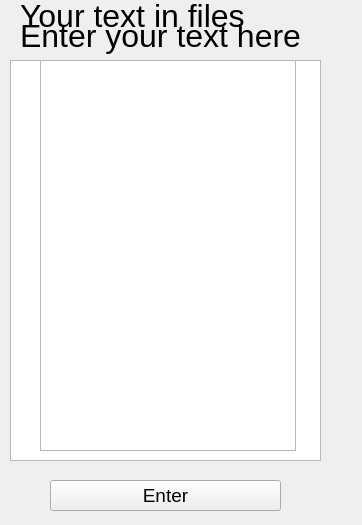
<?xml version="1.0" encoding="UTF-8"?>
<ui version="4.0">
 <class>setNewText</class>
 <widget class="QWidget" name="setNewText">
  <property name="geometry">
   <rect>
    <x>0</x>
    <y>0</y>
    <width>362</width>
    <height>525</height>
   </rect>
  </property>
  <property name="windowTitle">
   <string>setNewText</string>
  </property>
  <widget class="QTextEdit" name="textEditor">
   <property name="geometry">
    <rect>
     <x>10</x>
     <y>60</y>
     <width>311</width>
     <height>401</height>
    </rect>
   </property>
  </widget>
  <widget class="QLabel" name="label">
   <property name="geometry">
    <rect>
     <x>20</x>
     <y>0</y>
     <width>321</width>
     <height>71</height>
    </rect>
   </property>
   <property name="font">
    <font>
     <pointsize>24</pointsize>
    </font>
   </property>
   <property name="text">
    <string>Enter your text here</string>
   </property>
  </widget>
  <widget class="QPushButton" name="buttonToSubmit">
   <property name="geometry">
    <rect>
     <x>50</x>
     <y>480</y>
     <width>231</width>
     <height>31</height>
    </rect>
   </property>
   <property name="font">
    <font>
     <pointsize>14</pointsize>
    </font>
   </property>
   <property name="text">
    <string>Enter</string>
   </property>
  </widget>
  <widget class="QTextBrowser" name="browsingText">
   <property name="geometry">
    <rect>
     <x>40</x>
     <y>60</y>
     <width>256</width>
     <height>391</height>
    </rect>
   </property>
  </widget>
  <widget class="QLabel" name="textInFile">
   <property name="geometry">
    <rect>
     <x>20</x>
     <y>-20</y>
     <width>321</width>
     <height>71</height>
    </rect>
   </property>
   <property name="font">
    <font>
     <pointsize>24</pointsize>
    </font>
   </property>
   <property name="text">
    <string>Your text in files</string>
   </property>
  </widget>
 </widget>
 <resources/>
 <connections/>
</ui>
